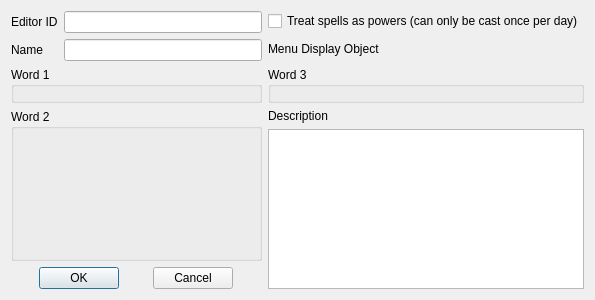
<?xml version="1.0" encoding="UTF-8"?>
<ui version="4.0">
 <class>FormDialogShout</class>
 <widget class="QDialog" name="FormDialogShout">
  <property name="geometry">
   <rect>
    <x>0</x>
    <y>0</y>
    <width>595</width>
    <height>300</height>
   </rect>
  </property>
  <property name="windowTitle">
   <string>Shout</string>
  </property>
  <layout class="QGridLayout" name="gridLayout_3">
   <item row="1" column="1">
    <widget class="QGroupBox" name="groupBox_2">
     <property name="title">
      <string>Word 3</string>
     </property>
     <layout class="QGridLayout" name="gridLayout_6">
      <property name="topMargin">
       <number>4</number>
      </property>
      <item row="0" column="0">
       <widget class="FormShoutWordEditor" name="word2" native="true">
        <property name="focusPolicy">
         <enum>Qt::TabFocus</enum>
        </property>
       </widget>
      </item>
     </layout>
    </widget>
   </item>
   <item row="0" column="0">
    <layout class="QGridLayout" name="gridLayout">
     <item row="0" column="0">
      <widget class="QLabel" name="label">
       <property name="text">
        <string>Editor ID</string>
       </property>
       <property name="buddy">
        <cstring>editorID</cstring>
       </property>
      </widget>
     </item>
     <item row="0" column="1">
      <widget class="QLineEdit" name="editorID"/>
     </item>
     <item row="1" column="0">
      <widget class="QLabel" name="label_3">
       <property name="text">
        <string>Name</string>
       </property>
       <property name="buddy">
        <cstring>name</cstring>
       </property>
      </widget>
     </item>
     <item row="1" column="1">
      <widget class="QLineEdit" name="name"/>
     </item>
    </layout>
   </item>
   <item row="0" column="1">
    <layout class="QGridLayout" name="gridLayout_2" columnstretch="1,2">
     <item row="1" column="0">
      <widget class="QLabel" name="label_2">
       <property name="sizePolicy">
        <sizepolicy hsizetype="Preferred" vsizetype="Preferred">
         <horstretch>2</horstretch>
         <verstretch>0</verstretch>
        </sizepolicy>
       </property>
       <property name="text">
        <string>Menu Display Object</string>
       </property>
       <property name="buddy">
        <cstring>menuDisplayObject</cstring>
       </property>
      </widget>
     </item>
     <item row="0" column="0" colspan="2">
      <widget class="QCheckBox" name="treatAsPower">
       <property name="text">
        <string>Treat spells as powers (can only be cast once per day)</string>
       </property>
      </widget>
     </item>
     <item row="1" column="1">
      <widget class="DKFormPicker" name="menuDisplayObject"/>
     </item>
    </layout>
   </item>
   <item row="1" column="0">
    <widget class="QGroupBox" name="groupBox">
     <property name="title">
      <string>Word 1</string>
     </property>
     <layout class="QGridLayout" name="gridLayout_5">
      <property name="topMargin">
       <number>4</number>
      </property>
      <item row="0" column="0">
       <widget class="FormShoutWordEditor" name="word0" native="true">
        <property name="focusPolicy">
         <enum>Qt::TabFocus</enum>
        </property>
       </widget>
      </item>
     </layout>
    </widget>
   </item>
   <item row="2" column="0">
    <widget class="QGroupBox" name="groupBox_3">
     <property name="title">
      <string>Word 2</string>
     </property>
     <layout class="QGridLayout" name="gridLayout_7">
      <property name="topMargin">
       <number>4</number>
      </property>
      <item row="0" column="0">
       <widget class="FormShoutWordEditor" name="word1" native="true">
        <property name="focusPolicy">
         <enum>Qt::TabFocus</enum>
        </property>
       </widget>
      </item>
     </layout>
    </widget>
   </item>
   <item row="3" column="0">
    <layout class="QHBoxLayout" name="horizontalLayout">
     <item>
      <widget class="QPushButton" name="buttonOK">
       <property name="sizePolicy">
        <sizepolicy hsizetype="Maximum" vsizetype="Fixed">
         <horstretch>0</horstretch>
         <verstretch>0</verstretch>
        </sizepolicy>
       </property>
       <property name="text">
        <string>OK</string>
       </property>
      </widget>
     </item>
     <item>
      <widget class="QPushButton" name="buttonCancel">
       <property name="sizePolicy">
        <sizepolicy hsizetype="Maximum" vsizetype="Fixed">
         <horstretch>0</horstretch>
         <verstretch>0</verstretch>
        </sizepolicy>
       </property>
       <property name="text">
        <string>Cancel</string>
       </property>
      </widget>
     </item>
    </layout>
   </item>
   <item row="2" column="1" rowspan="2">
    <layout class="QGridLayout" name="gridLayout_4">
     <item row="0" column="0">
      <widget class="QLabel" name="label_4">
       <property name="text">
        <string>Description</string>
       </property>
       <property name="buddy">
        <cstring>description</cstring>
       </property>
      </widget>
     </item>
     <item row="1" column="0">
      <widget class="QPlainTextEdit" name="description">
       <property name="tabChangesFocus">
        <bool>true</bool>
       </property>
      </widget>
     </item>
    </layout>
   </item>
  </layout>
 </widget>
 <customwidgets>
  <customwidget>
   <class>DKFormPicker</class>
   <extends>QWidget</extends>
   <header>widgets/DKFormPicker.h</header>
  </customwidget>
  <customwidget>
   <class>FormShoutWordEditor</class>
   <extends>QWidget</extends>
   <header>odds_and_ends/shout_word.h</header>
   <container>1</container>
  </customwidget>
 </customwidgets>
 <tabstops>
  <tabstop>editorID</tabstop>
  <tabstop>name</tabstop>
  <tabstop>treatAsPower</tabstop>
  <tabstop>menuDisplayObject</tabstop>
  <tabstop>word0</tabstop>
  <tabstop>word1</tabstop>
  <tabstop>word2</tabstop>
  <tabstop>description</tabstop>
  <tabstop>buttonOK</tabstop>
  <tabstop>buttonCancel</tabstop>
 </tabstops>
 <resources/>
 <connections/>
</ui>
